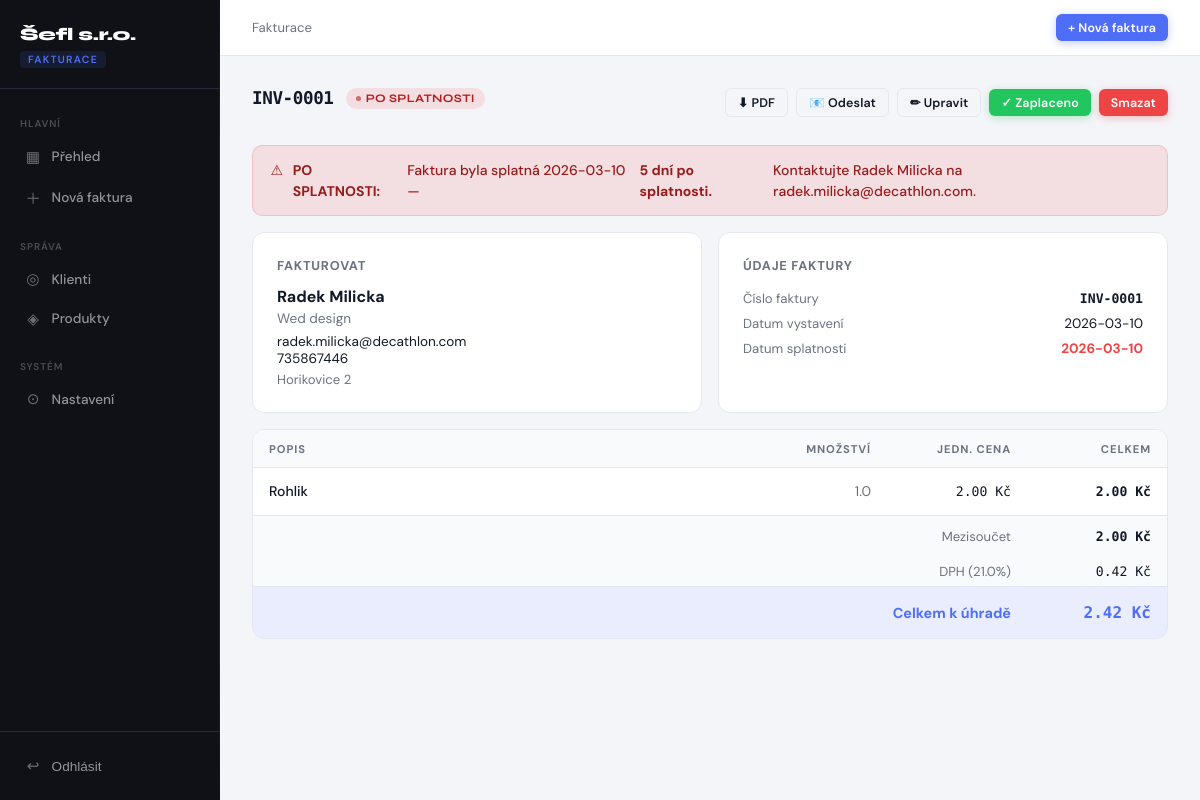
Screenshot of /invoices/1 (signed in) with the database file from the repository.
### tables this page shows
CREATE TABLE invoices (
    id              INTEGER PRIMARY KEY AUTOINCREMENT,
    invoice_number  TEXT    NOT NULL UNIQUE,
    client_id       INTEGER NOT NULL REFERENCES clients(id),
    issue_date      TEXT    NOT NULL,
    due_date        TEXT    NOT NULL,
    subtotal        REAL    NOT NULL DEFAULT 0,
    tax_rate        REAL    NOT NULL DEFAULT 21,
    tax_amount      REAL    NOT NULL DEFAULT 0,
    total           REAL    NOT NULL DEFAULT 0,
    status          TEXT    NOT NULL DEFAULT 'unpaid'
                            CHECK(status IN ('unpaid','paid','overdue')),
    notes           TEXT,
    last_sent       TEXT,
    last_reminded   TEXT,
    paid_at         TEXT,
    created_at      TEXT    NOT NULL DEFAULT (datetime('now')),
    updated_at      TEXT    NOT NULL DEFAULT (datetime('now'))
);

CREATE TABLE clients (
    id          INTEGER PRIMARY KEY AUTOINCREMENT,
    name        TEXT    NOT NULL,
    company     TEXT,
    email       TEXT    UNIQUE,
    phone       TEXT,
    address     TEXT,
    created_at  TEXT    NOT NULL DEFAULT (datetime('now')),
    updated_at  TEXT    NOT NULL DEFAULT (datetime('now'))
);

CREATE TABLE invoice_items (
    id          INTEGER PRIMARY KEY AUTOINCREMENT,
    invoice_id  INTEGER NOT NULL REFERENCES invoices(id) ON DELETE CASCADE,
    product_id  INTEGER REFERENCES products(id),  -- NULL = custom line item
    name        TEXT    NOT NULL,
    qty         REAL    NOT NULL DEFAULT 1,
    price       REAL    NOT NULL DEFAULT 0,
    subtotal    REAL    NOT NULL DEFAULT 0
);

### app.py (the view)
@app.route('/invoices/<int:invoice_id>')
@login_required
def view_invoice(invoice_id):
    invoice = get_invoice(invoice_id)
    if not invoice:
        return redirect(url_for('index'))
    client = get_client(invoice['client_id']) or {}
    overdue_days = 0
    if invoice['status'] == 'overdue' and invoice.get('due_date'):
        overdue_days = (date.today() - date.fromisoformat(invoice['due_date'])).days
    return render_template('invoice_view.html', invoice=invoice, client=client, overdue_days=overdue_days)

### app.py (called while the page is built)
def login_required(f):
    @wraps(f)
    def decorated(*args, **kwargs):
        if not session.get('logged_in'):
            return redirect(url_for('login', next=request.path))
        return f(*args, **kwargs)
    return decorated

### database.py (called while the page is built)
def get_connection():
    conn = sqlite3.connect(DB_PATH)
    conn.row_factory = sqlite3.Row          # access columns by name
    conn.execute('PRAGMA foreign_keys = ON')
    conn.execute('PRAGMA journal_mode = WAL')
    return conn

@contextmanager
def get_db():
    conn = get_connection()
    try:
        yield conn
        conn.commit()
    except Exception:
        conn.rollback()
        raise
    finally:
        conn.close()

def _row_to_dict(row):
    return dict(row) if row else None

def _rows_to_list(rows):
    return [dict(r) for r in rows]

def get_client(client_id):
    with get_db() as conn:
        row = conn.execute('SELECT * FROM clients WHERE id = ?', (client_id,)).fetchone()
    return _row_to_dict(row)

def _attach_items(conn, invoice_dict):
    rows = conn.execute(
        'SELECT * FROM invoice_items WHERE invoice_id = ? ORDER BY id',
        (invoice_dict['id'],)
    ).fetchall()
    invoice_dict['items'] = _rows_to_list(rows)
    return invoice_dict

def get_invoice(invoice_id, with_items=True):
    with get_db() as conn:
        row = conn.execute('SELECT * FROM invoices WHERE id = ?', (invoice_id,)).fetchone()
        if not row:
            return None
        inv = _row_to_dict(row)
        if with_items:
            _attach_items(conn, inv)
    return inv

### templates/invoice_view.html (shortened to what this page needs)
{% extends "base.html" %}
{% block content %}
<div class="page-header">
  <div>
    <h1 style="display:flex; align-items:center; gap:0.75rem;">
      <span style="font-family:'DM Mono',monospace; font-size:1.1rem;">{{ invoice.invoice_number }}</span>
      <span class="badge badge-{{ invoice.status }}">
        {% if invoice.status == 'paid' %}zaplaceno
        {% elif invoice.status == 'unpaid' %}čeká na platbu
        {% elif invoice.status == 'overdue' %}po splatnosti
        {% else %}{{ invoice.status }}{% endif %}
      </span>
    </h1>
  </div>
  <div class="page-actions">
    <a href="/invoices/{{ invoice.id }}/pdf" class="btn btn-outline btn-sm">⬇ PDF</a>
    <form method="post" action="/invoices/{{ invoice.id }}/send" style="margin:0;">
      <button class="btn btn-outline btn-sm" type="submit">📧 Odeslat</button>
    </form>
    <a href="/invoices/edit/{{ invoice.id }}" class="btn btn-outline btn-sm">✏ Upravit</a>
    {% if invoice.status != 'paid' %}
    <form method="post" action="/invoices/{{ invoice.id }}/status/paid" style="margin:0;">
      <button class="btn btn-success btn-sm" type="submit">✓ Zaplaceno</button>
    </form>
    {% endif %}
    <form method="post" action="/invoices/delete/{{ invoice.id }}" onsubmit="return confirm('Trvale smazat tuto fakturu?')" style="margin:0;">
      <button class="btn btn-danger btn-sm" type="submit">Smazat</button>
    </form>
  </div>
</div>
{% if invoice.status == 'overdue' %}
<div class="alert alert-danger">
  ⚠ <strong>PO SPLATNOSTI:</strong> Faktura byla splatná {{ invoice.due_date }} —
  <strong>{{ overdue_days }} dní po splatnosti.</strong>
  Kontaktujte {{ client.name }}{% if client.email %} na {{ client.email }}{% endif %}.
</div>
{% endif %}
<div style="display:grid; grid-template-columns:1fr 1fr; gap:1rem; margin-bottom:1rem;">
  <div class="card">
    <div class="card-title" style="margin-bottom:0.75rem;">Fakturovat</div>
    <div style="font-size:1rem; font-weight:700; margin-bottom:3px;">{{ client.name }}</div>
    {% if client.company %}<div style="color:var(--muted); font-size:0.85rem;">{{ client.company }}</div>{% endif %}
    {% if client.email %}<div style="font-size:0.85rem; margin-top:6px;">{{ client.email }}</div>{% endif %}
    {% if client.phone %}<div style="font-size:0.85rem;">{{ client.phone }}</div>{% endif %}
    {% if client.address %}<div style="color:var(--muted); font-size:0.82rem; margin-top:4px;">{{ client.address }}</div>{% endif %}
  </div>
  <div class="card">
    <div class="card-title" style="margin-bottom:0.75rem;">Údaje faktury</div>
    <table style="width:100%; border:none;">
      <tr>
        <td style="padding:4px 0; color:var(--muted); font-size:0.82rem; border:none;">Číslo faktury</td>
        <td style="padding:4px 0; font-weight:700; text-align:right; font-family:'DM Mono',monospace; font-size:0.82rem; border:none;">{{ invoice.invoice_number }}</td>
      </tr>
      <tr>
        <td style="padding:4px 0; color:var(--muted); font-size:0.82rem; border:none;">Datum vystavení</td>
        <td style="padding:4px 0; text-align:right; font-size:0.85rem; border:none;">{{ invoice.issue_date }}</td>
      </tr>
      <tr>
        <td style="padding:4px 0; color:var(--muted); font-size:0.82rem; border:none;">Datum splatnosti</td>
        <td style="padding:4px 0; text-align:right; font-size:0.85rem; border:none; {% if invoice.status == 'overdue' %}color:var(--red); font-weight:700;{% endif %}">{{ invoice.due_date }}</td>
      </tr>
    </table>
  </div>
</div>
<div class="card" style="padding:0; overflow:hidden; margin-bottom:1rem;">
  <table>
    <thead>
      <tr>
        <th>Popis</th>
        <th style="text-align:right; width:80px;">Množství</th>
        <th style="text-align:right; width:140px;">Jedn. cena</th>
        <th style="text-align:right; width:140px;">Celkem</th>
      </tr>
    </thead>
    <tbody>
      {% for it in invoice['items'] %}
      <tr>
        <td style="font-weight:500;">{{ it.name }}</td>
        <td style="text-align:right; color:var(--muted);">{{ it.qty }}</td>
        <td style="text-align:right; font-family:'DM Mono',monospace; font-size:0.82rem;">{{ "%.2f"|format(it.price) }} Kč</td>
        <td style="text-align:right; font-weight:700; font-family:'DM Mono',monospace; font-size:0.82rem;">{{ "%.2f"|format(it.subtotal) }} Kč</td>
      </tr>
      {% endfor %}
    </tbody>
    <tfoot>
      <tr style="background:var(--light);">
        <td colspan="3" style="text-align:right; color:var(--muted); font-size:0.82rem; padding:0.75rem 1rem; border-top:1px solid var(--border); border-bottom:none;">Mezisoučet</td>
        <td style="text-align:right; font-family:'DM Mono',monospace; font-size:0.82rem; font-weight:600; padding:0.75rem 1rem; border-top:1px solid var(--border); border-bottom:none;">{{ "%.2f"|format(invoice.subtotal) }} Kč</td>
      </tr>
      <tr style="background:var(--light);">
        <td colspan="3" style="text-align:right; color:var(--muted); font-size:0.82rem; padding:0.4rem 1rem; border-bottom:none;">DPH ({{ invoice.tax_rate }}%)</td>
        <td style="text-align:right; font-family:'DM Mono',monospace; font-size:0.82rem; padding:0.4rem 1rem; border-bottom:none;">{{ "%.2f"|format(invoice.tax_amount) }} Kč</td>
      </tr>
      <tr style="background:var(--accent-dim);">
        <td colspan="3" style="text-align:right; font-weight:700; font-size:0.9rem; padding:1rem; color:var(--accent); border-top:1px solid rgba(79,110,247,0.15); border-bottom:none;">Celkem k úhradě</td>
        <td style="text-align:right; font-weight:800; font-size:1rem; font-family:'DM Mono',monospace; color:var(--accent); padding:1rem; border-top:1px solid rgba(79,110,247,0.15); border-bottom:none;">{{ "%.2f"|format(invoice.total) }} Kč</td>
      </tr>
    </tfoot>
  </table>
</div>
{% endblock %}

### templates/base.html (shortened to what this page needs)
<!DOCTYPE html>
<html lang="cs">
<head>
</head>
<body>
<aside class="sidebar">
  <div class="sidebar-brand">
    <div class="brand-name">Šefl s.r.o.</div>
    <div class="brand-tag">Fakturace</div>
  </div>
  <nav class="sidebar-nav">
    <span class="sidebar-section">Hlavní</span>
    <a href="/" class="{{ 'active' if request.path == '/' }}">
      <span class="nav-icon">▦</span> Přehled
    </a>
    <a href="/invoices/new" class="{{ 'active' if '/invoices/new' in request.path }}">
      <span class="nav-icon">＋</span> Nová faktura
    </a>
    <span class="sidebar-section">Správa</span>
    <a href="/clients" class="{{ 'active' if '/clients' in request.path }}">
      <span class="nav-icon">◎</span> Klienti
    </a>
    <a href="/products" class="{{ 'active' if '/products' in request.path }}">
      <span class="nav-icon">◈</span> Produkty
    </a>
    <span class="sidebar-section">Systém</span>
    <a href="/settings" class="{{ 'active' if '/settings' in request.path }}">
      <span class="nav-icon">⊙</span> Nastavení
    </a>
  </nav>
  <div class="sidebar-footer">
    <form method="post" action="/logout" style="margin:0;">
      <button type="submit" class="sidebar-logout">
        <span class="nav-icon">↩</span> Odhlásit
      </button>
    </form>
  </div>
</aside>
<div class="main">
  <div class="topbar">
    <div class="topbar-left">
      Fakturace
    </div>
    <div class="topbar-right">
      <a href="/invoices/new" class="btn btn-primary btn-sm">+ Nová faktura</a>
    </div>
  </div>
  <div class="container">
    {% block content %}{% endblock %}
  </div>
</div>
</body>
</html>

### rows the page displays
invoices: invoice_number "INV-0001", due_date "2026-03-10", issue_date "2026-03-10", subtotal "2.00", tax_rate "21.0", tax_amount "0.42", total "2.42"
clients: name "Radek Milicka", email "radek.milicka@decathlon.com", company "Wed design", phone "735867446", address "Horikovice 2"
invoice_items: name "Rohlik", qty "1.0", price "2.00", subtotal "2.00"

### other values shown
{{ overdue_days }} "5"
